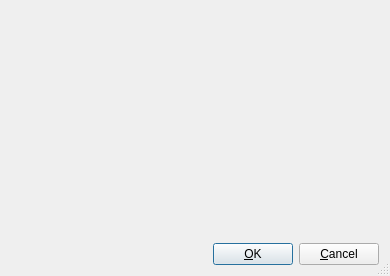
<ui version="4.0" >
 <class>ConnectionSettingsBase</class>
 <widget class="QDialog" name="ConnectionSettingsBase" >
  <property name="geometry" >
   <rect>
    <x>0</x>
    <y>0</y>
    <width>390</width>
    <height>276</height>
   </rect>
  </property>
  <property name="windowTitle" >
   <string>MyDialog</string>
  </property>
  <property name="sizeGripEnabled" >
   <bool>true</bool>
  </property>
  <layout class="QVBoxLayout" >
   <property name="margin" >
    <number>11</number>
   </property>
   <property name="spacing" >
    <number>6</number>
   </property>
   <item>
    <widget class="QWidget" native="1" name="addWnd" />
   </item>
   <item>
    <layout class="QHBoxLayout" >
     <property name="margin" >
      <number>0</number>
     </property>
     <property name="spacing" >
      <number>6</number>
     </property>
     <item>
      <spacer>
       <property name="orientation" >
        <enum>Qt::Horizontal</enum>
       </property>
       <property name="sizeType" >
        <enum>QSizePolicy::Expanding</enum>
       </property>
       <property name="sizeHint" >
        <size>
         <width>20</width>
         <height>20</height>
        </size>
       </property>
      </spacer>
     </item>
     <item>
      <widget class="QPushButton" name="buttonOk" >
       <property name="text" >
        <string>&amp;OK</string>
       </property>
       <property name="autoDefault" >
        <bool>true</bool>
       </property>
       <property name="default" >
        <bool>true</bool>
       </property>
      </widget>
     </item>
     <item>
      <widget class="QPushButton" name="buttonCancel" >
       <property name="text" >
        <string>&amp;Cancel</string>
       </property>
       <property name="autoDefault" >
        <bool>true</bool>
       </property>
      </widget>
     </item>
    </layout>
   </item>
  </layout>
 </widget>
 <resources/>
 <connections/>
</ui>
